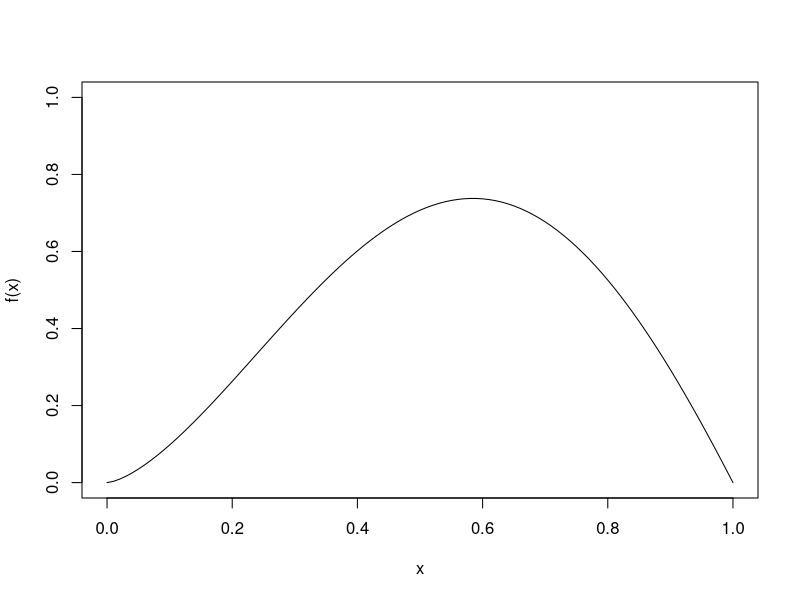
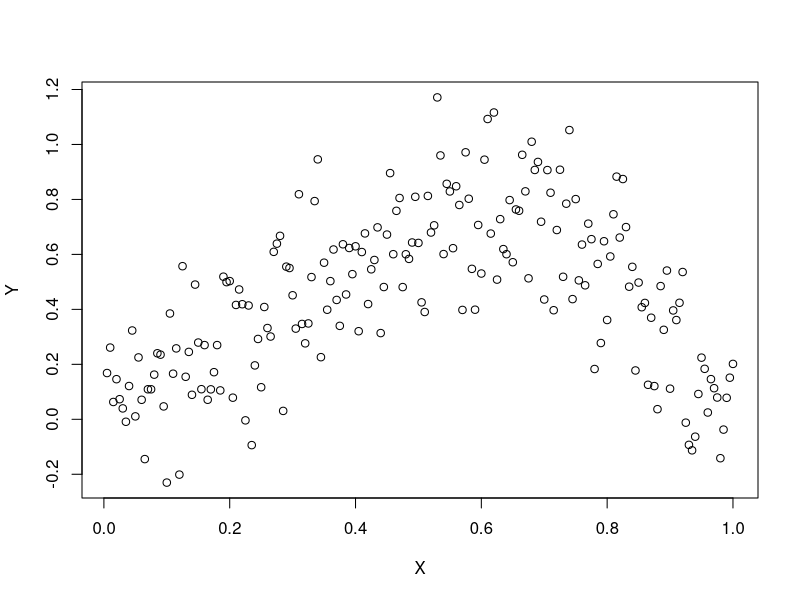
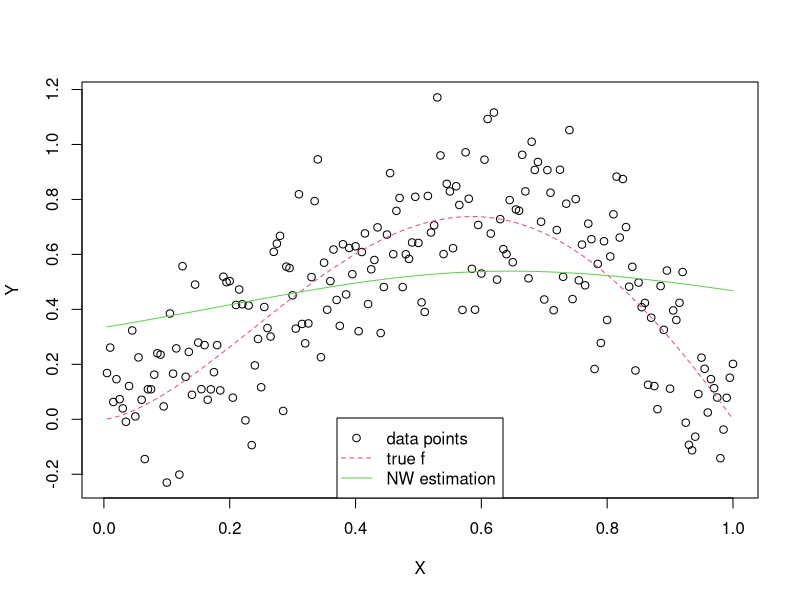
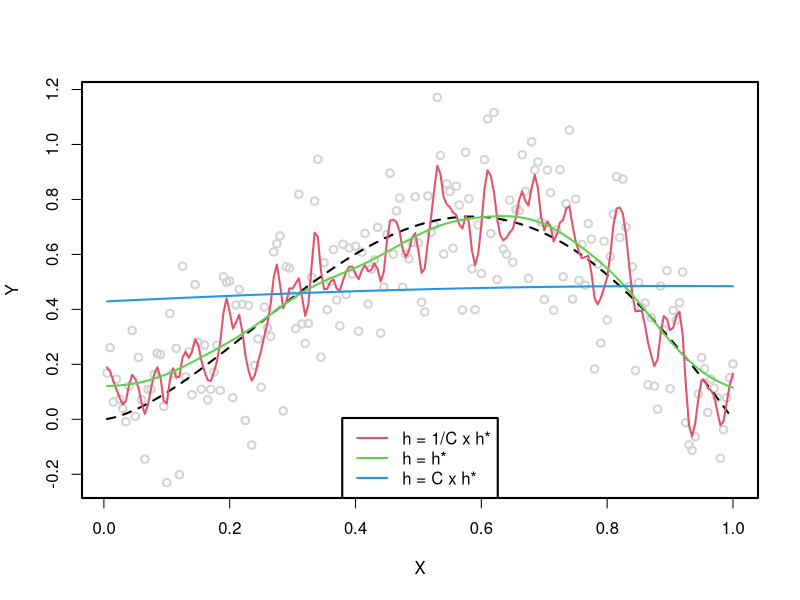
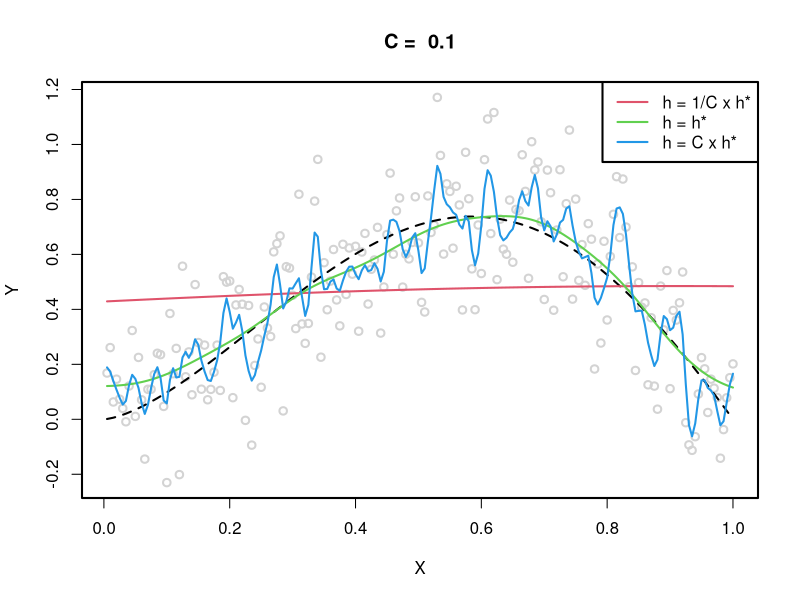
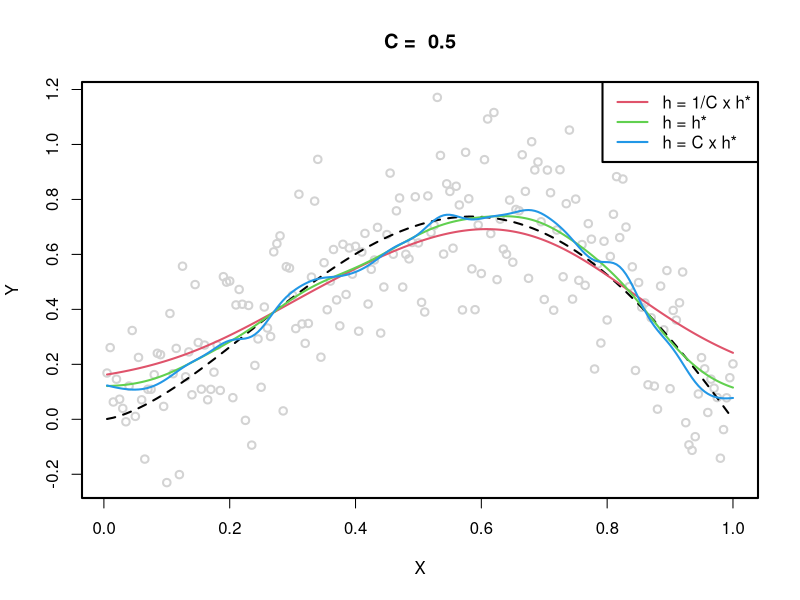
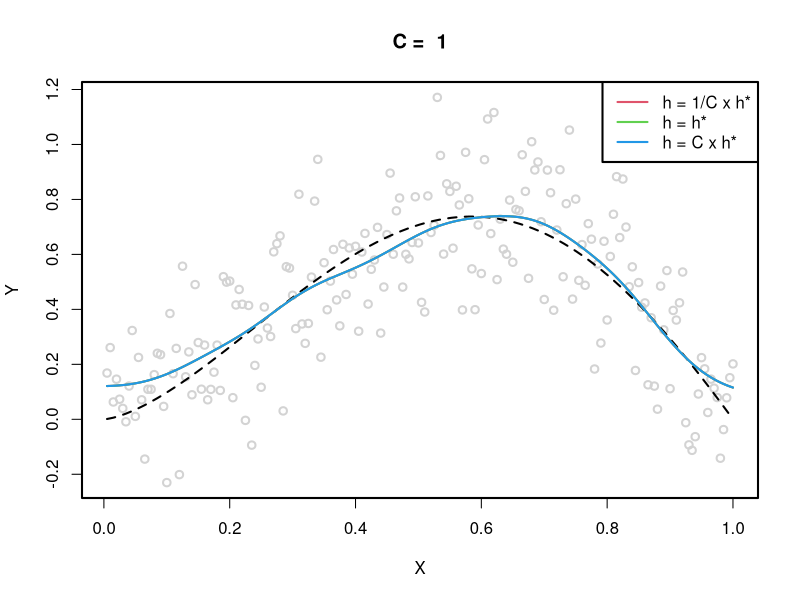
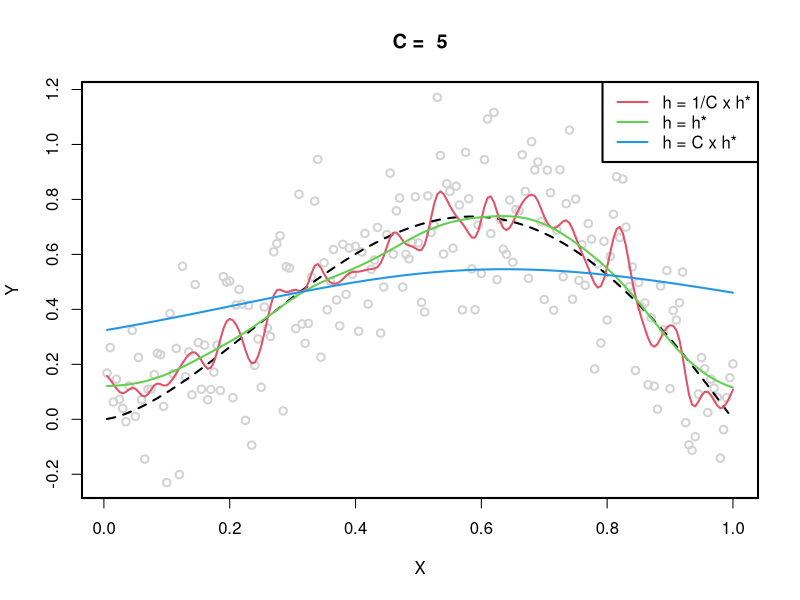

Generate these figures, in order, with R:
## ---- chunk 1
rm(list = ls())
## ---- chunk 2
knitr::opts_chunk$set(echo = TRUE)
QQ <- 0
## ---- chunk 3
f <- function(x) sqrt(x)*sin(pi*x)
curve(f, ylim = c(0, 1))
## ---- chunk 4
n <- 200
X <- 1:n/n
## ---- chunk 5
sigma <- 0.2
sigma2 <- sigma^2
eps <- rnorm(n, sd = sqrt(sigma2))
Y <- f(X) + eps
plot(X, Y)
## ---- chunk 6
library("KernSmooth")
## ---- chunk 7
# ?locpoly
## ---- chunk 8
NW <- function(x, y, bandwidth, gridsize = length(x), ...) {
  locpoly(x, y, degree = 0, bandwidth = bandwidth, gridsize = gridsize, ...)
}
## ---- chunk 9
MISE_NW <- function(bandwidth, x, y, f) {
    fit <- NW(x, y, bandwidth = bandwidth)
    mean((fit$y - f(fit$x))^2)
}

## ---- chunk 10
fit <- NW(X, Y, bandwidth = 0.3)
plot(X, Y)
curve(f, add = TRUE, col = 2, lty = 2)
lines(fit, col=3)
lgd <- c("data points", "true f", "NW estimation")
legend("bottom", lgd, col = 1:3, lty = c(NA, 2, 1), pch = c(1, NA, NA))
## ---- chunk 11
QQ <- QQ + 1
## ---- chunk 12
par(lwd = 2)
plot(X, Y, col = "lightgray")
curve(f, add = TRUE, col = 1, lty = 2)
best <- 0.057
C <- 10
bwd <- c(1/C, 1, C)*best
for (kk in 1:length(bwd)) {
    fit <- NW(X, Y, bandwidth = bwd[kk])
    lines(fit, col = 1 + kk)
}
lgd <- c("h = 1/C x h*", "h = h*", "h = C x h*")
legend("bottom", lgd, col = 2:4, lty = 1)
## ---- chunk 13
C_list <- c(0.1, 0.5, 1, 5)
par(mfrow = c(1,1))
for ( C in C_list )
{
  plot(X, Y, col = "lightgray", main = paste("C = ", C))
  curve(f, add = TRUE, col = 1, lty = 2)
  bwd <- c(1/C, 1, C)*best
  for (kk in 1:length(bwd)) {
    fit <- NW(X, Y, bandwidth = bwd[kk])
    lines(fit, col = 1 + kk)
  }
  lgd <- c("h = 1/C x h*", "h = h*", "h = C x h*")
  legend("topright", lgd, col = 2:4, lty = 1)
}
## ---- chunk 14
QQ <- QQ +1
## ---- chunk 15
opt <- optimize(MISE_NW, X, Y, f, interval = c(0, 1))
best <- round(opt$minimum, 3)
best
## ---- chunk 16
X_2000 <- 1:2000/2000
eps <- rnorm(n, sd = sqrt(sigma2))
Y_2000 <- f(X_2000) + eps

plot(X_2000, Y_2000)
## ---- chunk 17
opt_2000 <- optimize(MISE_NW, X_2000, Y_2000, f, interval = c(0, 1))
best_2000 <- round(opt_2000$minimum, 3)
paste ("Optimal bandwith with 2000 observations = ", best_2000)
## ---- chunk 18
plot(X_2000, Y_2000, col = "lightgray", main = paste("f vs estimated f with optimal bandwidth = ", best_2000))
curve(f, add = TRUE, col = 1, lty = 2)
bwd <- best_2000

fit <- NW(X_2000, Y_2000, bandwidth = bwd)
lines(fit, col ="red")
## ---- chunk 19
measure_mean_opt_bwd <- function (n, nRep) {
  best_bwd_list <- c()
  for (i in 1:nRep) {
    X <- 1:n/n
    eps <- rnorm(n, sd = sqrt(sigma2))
    Y <- f(X) + eps
    opt <- optimize(MISE_NW, X, Y, f, interval = c(0, 1))
    best <- round(opt$minimum, 3)
    
    best_bwd_list[length(best_bwd_list) + 1] <- best
  }
  return (mean(best_bwd_list))
}
## ---- chunk 20
n_1 <- 200
n_2 <- 2000
h_n1 <- measure_mean_opt_bwd(n_1, 10)
h_n2 <- measure_mean_opt_bwd(n_2, 10)
beta <- 0.5 * (1 - log(n_1 / n_2) / log(h_n1 / h_n2) )
print(paste ("Estimated beta coefficient = ", round(beta,3)))
## ---- chunk 21
n_3 <- 20000
h_n3 <- h_n1 * (n_3 / n_1) ^( -1 / (2*beta +1) )
print(paste("Estimated optimal bandwidth for n = ", n_3, "=", round (h_n3, 3)))

n_4 <- 200000
h_n4 <- h_n1 * (n_4 / n_1) ^( -1 / (2*beta +1) )
print(paste("Estimated optimal bandwidth for n = ", n_4, "=", round (h_n4, 3)))
## ---- chunk 22
QQ <- QQ +1
## ---- chunk 23
MISE_NW_0 <- function(bandwidth, x, y) {
    fit <- NW(x, y, bandwidth = bandwidth)
    mean((fit$y - y)^2)
}
## ---- chunk 24
hs <- 1:100/500
## ---- chunk 25
mise_nw_0_list <- c()
for (h in hs){
  mise_nw_0_list[length(mise_nw_0_list) + 1] <- MISE_NW_0(h,X,Y)
}

plot(hs, mise_nw_0_list, xlab = "bandwidth", ylab = "Discretized MISE")
## ---- chunk 26
QQ <- QQ +1
## ---- chunk 27
fHat <- function(bandwidth, n, sigma2, f) {
    eps <- rnorm(n, sd = sqrt(sigma2))
    X <- 1:n/n
    Y <- f(X) + eps
    fit <- NW(X, Y, bandwidth = bandwidth)
    fit$y
}   
## ---- chunk 28
curve(f, ylim = c(-0.1, 0.8))
lines(X, fHat(0.1,  n, sigma2, f), col = 2, lty = 2)
lines(X, fHat(0.1,  n, sigma2, f), col = 3, lty = 2)
lines(X, fHat(0.1,  n, sigma2, f), col = 4, lty = 2)
## ---- chunk 29
bandwidth <- 0.3
fHatMat <- replicate(101, fHat(bandwidth, n, sigma2, f))
curve(f)
matlines(X, fHatMat, col = "lightgray")        
curve(f, add = TRUE)
## ---- chunk 30
bandwidth <- 0.04
fHatMat <- replicate(101, fHat(bandwidth, n, sigma2, f))
curve(f)
matlines(X, fHatMat, col = 3)
curve(f, add = TRUE)
## ---- chunk 31
bandwidth <- 0.004
fHatMat <- replicate(101, fHat(bandwidth, n, sigma2, f))
curve(f)
matlines(X, fHatMat, col = 7)
curve(f, add = TRUE)
## ---- chunk 32
QQ <- QQ +1
## ---- chunk 33
bandwidth <- 0.01
fHatMat <- replicate(101, fHat(bandwidth, n, sigma2, f))
curve(f)
matlines(X, fHatMat, col = 7)
curve(f, add = TRUE)
## ---- chunk 34
bandwidth <- 0.5
fHatMat <- replicate(101, fHat(bandwidth, n, sigma2, f))
curve(f)
matlines(X, fHatMat, col = 7)
curve(f, add = TRUE)
## ---- chunk 35
diffs <- fHatMat - f(X)            ## Note: this is a bit dangerous
diffs2 <- sweep(fHatMat, 1, f(X))  ## Safer but harder to understand
max(abs(diffs2-diffs))             ## sanity check
str(rowMeans(diffs^2))
## ---- chunk 36
MSE <- function(bandwidth, n, sigma2, f, nRep) {
    fHatMat <- replicate(nRep, fHat(bandwidth, n, sigma2, f))
    diffs <- sweep(fHatMat, 1, f(X))
    mse <- rowMeans(diffs^2)
}
## ---- chunk 37
MSEh1 <- MSE(0.3, n, sigma2, f, 1001)
MSEh2 <- MSE(0.04, n, sigma2, f, 101)
MSEh3 <- MSE(0.003, n, sigma2, f, 101)
Estim1=sum(MSEh1)/n
Estim2=sum(MSEh2)/n
Estim3=sum(MSEh3)/n
Estim1
Estim2
Estim3
## ---- chunk 38
QQ <- QQ +1
## ---- chunk 39
calculate_bias_and_variance <- function (nRep, X_vect) {
  bias_list <- c()
  var_list <- c()
  
  n <- length(X_vect)
  
  for (h in hs){
    fHatMat <- replicate(nRep, fHat(h, n, sigma2, f))
    
    FHatMat_esp <- rowMeans(fHatMat)
    bias <- FHatMat_esp - f(X_vect)
    
    diffs <- sweep(fHatMat, 1, FHatMat_esp)
    var <- rowMeans(diffs^2)
    
    bias_list[length(bias_list) + 1] <- sum(bias**2)/n
    var_list[length(var_list) +1 ] <- sum(var)/n
  }
  
  return( list ("bias" = bias_list, "var" = var_list) )
}

nRep <- 101
hs <- 1:100/500
bias_and_var <- calculate_bias_and_variance(nRep, X)
## ---- chunk 40
bias_list <- bias_and_var$bias
var_list <- bias_and_var$var
mise_list <- bias_list + var_list

plot(x = hs, y = bias_list, col = 2, ylab = "", type = "l", lwd = 2)
points(x = hs, y = var_list, col = 3, type = "l", lwd = 2)
points(x=hs, y = mise_list, col = 4, type = "l", lwd = 2)
legend(x = "topleft", lty = 1 , legend = c("Bias", "Variance", "MISE"), col = 2:4)
## ---- chunk 41
h_opt_mise <- hs[which.min(mise_list)]
print(paste("The bandwidth that minimizes the mise as bias + variance is", h_opt_mise))
print(paste("REMINDER : The bandwidth that was estimated previously as optimum was", best))
## ---- chunk 42
par(lwd = 2)
C <- 3
plot(X, MSE(best/C, n, sigma2, f, 50), t = 'l', ylab = "MSE", col = 2, ylim = c(0, 0.1))
lines(X, MSE(best, n, sigma2, f, 50), col = 3)
lines(X, MSE(C*best, n, sigma2, f, 50), col = 4)
lgd <- c("h = 1/C x h*", "h = h*", "h = C x h*")
legend("top", lgd, col = 2:4, lty = 1)
abline(h=0, lty = 2)
## ---- chunk 43
par(lwd = 2, mfrow = c(1,1))
C_list <- c(1,2,4, 8)
for (C in C_list) {
  plot(X, MSE(best/C, n, sigma2, f, 50), t = 'l', ylab = "MSE", col = 2, ylim = c(0, 0.1), main = paste("C = ", C))
  lines(X, MSE(best, n, sigma2, f, 50), col = 3)
  lines(X, MSE(C*best, n, sigma2, f, 50), col = 4)
  lgd <- c("h = 1/C x h*", "h = h*", "h = C x h*")
  legend("top", lgd, col = 2:4, lty = 1)
  abline(h=0, lty = 2)
  }
## ---- chunk 44
QQ <- QQ + 1
## ---- chunk 45
par(lwd = 2, mfrow = c(1,1))
plot(X, MSE(best, n, sigma2, f, 50), col = 1)
lgd <- c("h = h*")
legend("top", lgd, col = 1, lty = 1)
abline(h=0, lty = 2)
## ---- chunk 46
bandwidth <- best
fHatMat <- replicate(101, fHat(bandwidth, n, sigma2, f))
curve(f)
matlines(X, fHatMat, col = 7)
curve(f, add = TRUE)
## ---- chunk 47
bandwidth <- best * 2
fHatMat <- replicate(101, fHat(bandwidth, n, sigma2, f))
curve(f)
matlines(X, fHatMat, col = 7)
curve(f, add = TRUE)

par(lwd = 2, mfrow = c(1,1))
plot(X, MSE(best, n, sigma2, f, 50), col = 1)
lgd <- c("h = 2 * h*")
legend("top", lgd, col = 2:4, lty = 1)
abline(h=0, lty = 2)
## ---- chunk 48
QQ <- QQ +1
## ---- chunk 49
my_NW_LP <- function(x, y, bandwidth, degree ,gridsize = length(x), ...) {
  locpoly(x, y, degree = degree, bandwidth = bandwidth, gridsize = gridsize,  ...)
}

fHat_LP <- function(bandwidth, n, sigma2, f, degree) {
    eps <- rnorm(n, sd = sqrt(sigma2))
    X <- 1:n/n
    Y <- f(X) + eps
    fit <- my_NW_LP(X, Y, bandwidth = bandwidth, degree)
    fit$y
} 

MISE_LP <- function(bandwidth, x, y, f, degree) {
    fit <- my_NW_LP(x, y, bandwidth = bandwidth, degree)
    mean((fit$y - f(fit$x))^2)
}

MSE_LP <- function(bandwidth, n, sigma2, f, nRep, degree) {
    fHatMat <- replicate(nRep, fHat_LP(bandwidth, n, sigma2, f, degree))
    diffs <- sweep(fHatMat, 1, f(X))
    mse <- rowMeans(diffs^2)
}
## ---- chunk 50
degree_list <- 0:2
optim_bandwidth_list <- c()

print(paste("REMINDER: the optimal bandwitdh estimated before was ", best))

for (degree in degree_list) {
  opt <- optimize(MISE_LP, X, Y, f, degree,interval = c(0, 1))
  best_bwd <- round(opt$minimum, 3)
  print( paste ("The optimal bandwidth for LP estimators of degree ", degree, " = ",best_bwd) )
  optim_bandwidth_list[ length(optim_bandwidth_list) + 1 ] <- best_bwd
}
## ---- chunk 51
par(mfrow = c(1,1))

plot(X, MSE(best, n, sigma2, f, 50), col = 1, type = "l")
abline(h=0, lty = 2)

for ( i in 1:length(degree_list) ){
  
  points(X, MSE_LP(optim_bandwidth_list[i], n, sigma2, f, 50, degree_list[i]), col = 1 + i,
       main = paste("Degree = ", degree_list[i]), ylab = "MSE LP", ylim = c(0,0.2), type = "l", lwd = 2)
  abline(h=0, lty = 2)
  
}

legend( x = "topleft", legend = c("Previous MSE", "LP deg 0", "LP deg 1", "LP deg 2"), col = 1:4, lty = 1)
## ---- chunk 52
QQ <- QQ +1
## ---- chunk 53
getW <- function(X, h) {
    n <- length(X)
    W <- matrix(NA, n, n)
    for (ii in 1:n){
        Yi <- rep(0, n)
        Yi[ii] <- 1
        fit <- locpoly(X, Yi, bandwidth = h, gridsize = n)
        W[ii, ] <- fit$y
    }
    W
}
## ---- chunk 54
CV_risk <- function(X, Y, h) {
  
  n <- length(X)
  W <- getW(X, h)
  CV <- 0
  
  for (i in 1:n) {
      
    fHat_Xi <- sum(Y*W[,i])
    numerator <- Y[i] - fHat_Xi
    denominator <- 1 - W[i,i]
    CV <- CV + (numerator/denominator)**2
    
  }
  
  return (CV/n)
}

CV_risk(X, Y, best)
## ---- chunk 55
par(mfrow = c(1,1))
CV_risk_list <- c()
for ( h in hs ) {
  CV_risk_list [length(CV_risk_list) + 1] <- CV_risk(X, Y, h)
}
plot(hs, CV_risk_list)
## ---- chunk 56
CV_risk_optimal_bwd <- hs[which.min(CV_risk_list)]
associated_mse_CV <- sum(MSE(CV_risk_optimal_bwd, n, sigma2, f, 50))/n 
associated_mse_opt_bwd <- sum(MSE(best, n, sigma2, f, 50))/n 
print(paste ("The bandwidth that minimizes the CV risk is ", CV_risk_optimal_bwd, "with MSE = ", associated_mse_CV ) )
print( paste("REMINDER : The bandwidth that minimizes the MSE is ", best, "with MSE = ", associated_mse_opt_bwd) )
## ---- chunk 57
fit <- locpoly(X, Y, drv = 1, bandwidth = 0.1, gridsize=length(X))
plot(fit$x, fit$y)
ff <- function(x) sin(pi*x)/sqrt(x)/2 + pi*sqrt(x)*cos(pi*x)
curve(ff, add = TRUE)
## ---- chunk 58
QQ <- QQ +1
## ---- chunk 59
YY <- ff(X) + eps
plot(X, YY, main = "Realization of ff")
curve(ff, add = TRUE)
## ---- chunk 60
degree_list <- 0:2

df <- data.frame( "degree" = degree_list, "MSE" = rep(0, length(degree_list)), "MISE" = rep(0, length(degree_list)))

for (degree in df$degree) {
  mse_der <- sum( MSE_LP(best, n, sigma2, ff, 50, degree)) / n
  mise_der <- MISE_LP(best, X, YY, ff, degree)
  
  df[df$degree == degree, c("MSE", "MISE")] <- c(mse_der, mise_der
                                                 )
}

df
## ---- chunk 61
par(mfrow = c(1,1))

plot(X, MSE(best, n, sigma2, ff, 50), col = 1, type = "l")
abline(h=0, lty = 2)

for ( i in 1:length(degree_list) ){
  
  points(X, MSE_LP(optim_bandwidth_list[i], n, sigma2, ff, 50, degree_list[i]), col = 1 + i,
       main = paste("Degree = ", degree_list[i]), ylab = "MSE LP", ylim = c(0,0.2), type = "l", lwd = 2)
  abline(h=0, lty = 2)
  
}

legend( x = "topleft", legend = c("Previous MSE", "LP deg 0", "LP deg 1", "LP deg 2"), col = 1:4, lty = 1)
## ---- chunk 62
max(abs(X - fit$x))
